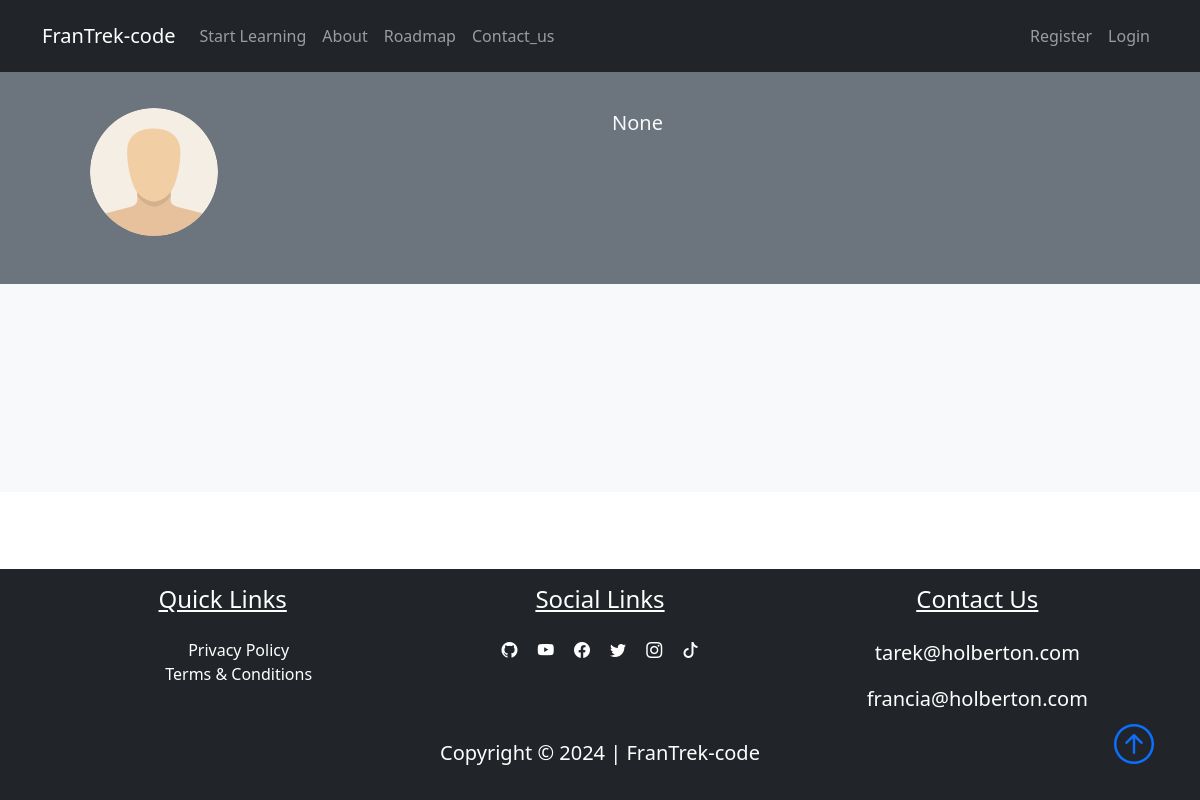
The app's page /author/tarekzindin, older data.
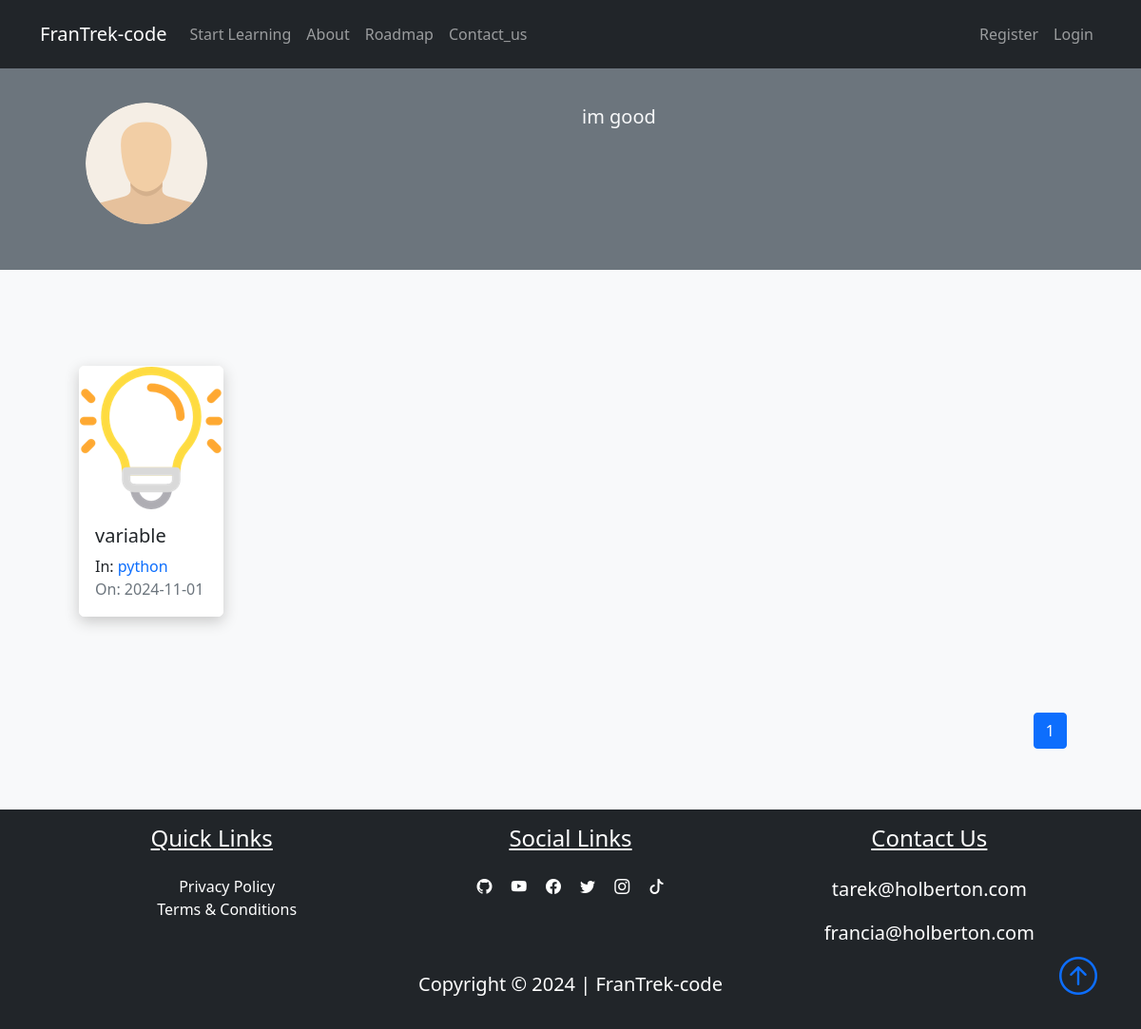
The same page, newer data.
### FranTrek/models.py (models this page shows, shortened)
class User(db.Model, UserMixin):
    id = db.Column(db.Integer, primary_key=True)
    fname = db.Column(db.String(25), nullable=False)
    lname = db.Column(db.String(25), nullable=False)
    username = db.Column(db.String(25), unique=True, nullable=False)
    email = db.Column(db.String(125), unique=True, nullable=False)
    image_file = db.Column(db.String(20), nullable=False, default="default.png")
    bio = db.Column(db.Text, nullable=True)
    password = db.Column(db.String(60), nullable=False)
    lessons = db.relationship("Lesson", backref="author", lazy=True)

class Lesson(db.Model):
    id = db.Column(db.Integer, primary_key=True)
    title = db.Column(db.String(100), nullable=False)
    date_posted = db.Column(db.DateTime, nullable=False, default=datetime.utcnow)
    content = db.Column(db.Text, nullable=False)
    thumbnail = db.Column(
        db.String(20), nullable=False, default="default_thumbnail.jpg"
    )
    slug = db.Column(db.String(32), nullable=False)
    user_id = db.Column(db.Integer, db.ForeignKey("user.id"), nullable=False)
    course_id = db.Column(db.Integer, db.ForeignKey("course.id"), nullable=False)

class Course(db.Model):
    id = db.Column(db.Integer, primary_key=True)
    title = db.Column(db.String(50), unique=True, nullable=False)
    description = db.Column(db.String(150), nullable=False)
    icon = db.Column(db.String(20), nullable=False, default="default_icon.jpg")
    lessons = db.relationship("Lesson", backref="course_name", lazy=True)

### FranTrek/users/routes.py (the view)
@users.route("/author/<string:username>", methods=["GET"])
def author(username):
    user = User.query.filter_by(username=username).first_or_404()
    page = request.args.get("page", 1, type=int)
    lessons = (
        Lesson.query.filter_by(author=user)
        .order_by(Lesson.date_posted.desc())
        .paginate(page=page, per_page=6)
    )
    return render_template("author.html", lessons=lessons, user=user)

### FranTrek/templates/author.html (shortened to what this page needs)
{% extends "layout.html"%}
{% block content %}
<div class="container-fluid bg-secondary">
    <div class="container">
        <div class="row p-5">
            <div class="col-6">
                <img class="rounded-circle" src="{{url_for('static', filename='user_pics/' + user.image_file)}}" alt="">
            </div>
            <div class="col-6">
                <span class="lead text-light">{{user.bio}}</span>
            </div>
        </div>
    </div>
</div>
<section class="bg-light">
    <div class="container p-5">
        <div class="row">
            {% for lesson in lessons.items %}
            <div class="col-sm-12 col-md-6 col-lg-4 pb-5 d-flex align-items-stretch">
                <div class="card lesson">
                    <img src="{{url_for('static', filename='lesson_thumbnails/'+lesson.thumbnail)}}" class="card-img">
                    <div class="card-body d-flex flex-column">
                        <h5 class="card-title">
                            <a class="text-decoration-none text-dark"
                                href="{{url_for('lessons.lesson', lesson_slug=lesson.slug, course=lesson.course_name.title)}}">{{lesson.title}}</a>
                        </h5>
                        <p class="card-text mb-0">In:
                            <a href="{{url_for('courses.course', course_title=lesson.course_name.title)}}"
                                class="link">{{lesson.course_name.title}}</a>
                        </p>
                        <span class="text-muted">On: {{lesson.date_posted.strftime('%Y-%m-%d')}}</span>
                    </div>
                </div>
            </div>
            {% endfor %}
            <nav class="mt-5" aria-label="...">
                <ul class="pagination" style="display: flex; justify-content: flex-end">
                    {% for page_num in lessons.iter_pages(left_edge=1, right_edge=1, left_current=1, right_current=2) %}
                    {% if page_num %}
                    {% if lessons.page == page_num %}
                    <li class="page-item active">
                        <a href="{{url_for('users.author', username=user.username, page=page_num)}}"
                            class="page-link">{{page_num}}</a>
                    </li>
                    {%else%}
                    <li class="page-item">
                        <a href="{{url_for('users.author', username=user.username, page=page_num)}}"
                            class="page-link">{{page_num}}</a>
                    </li>
                    {%endif%}
                    {% else %}
                    <span class="mx-2">...</span>
                    {% endif %}
                    {% endfor %}
                </ul>
            </nav>
        </div>
    </div>
</section>
{% endblock content%}

Row changes from the older to the newer data that the page shows:
changed User: bio "None" → "im good"
added Lesson: thumbnail (picture), title "variable", course_name "python", date_posted "2024-11-01"
Text that changed along with them:
new list line: "1"
